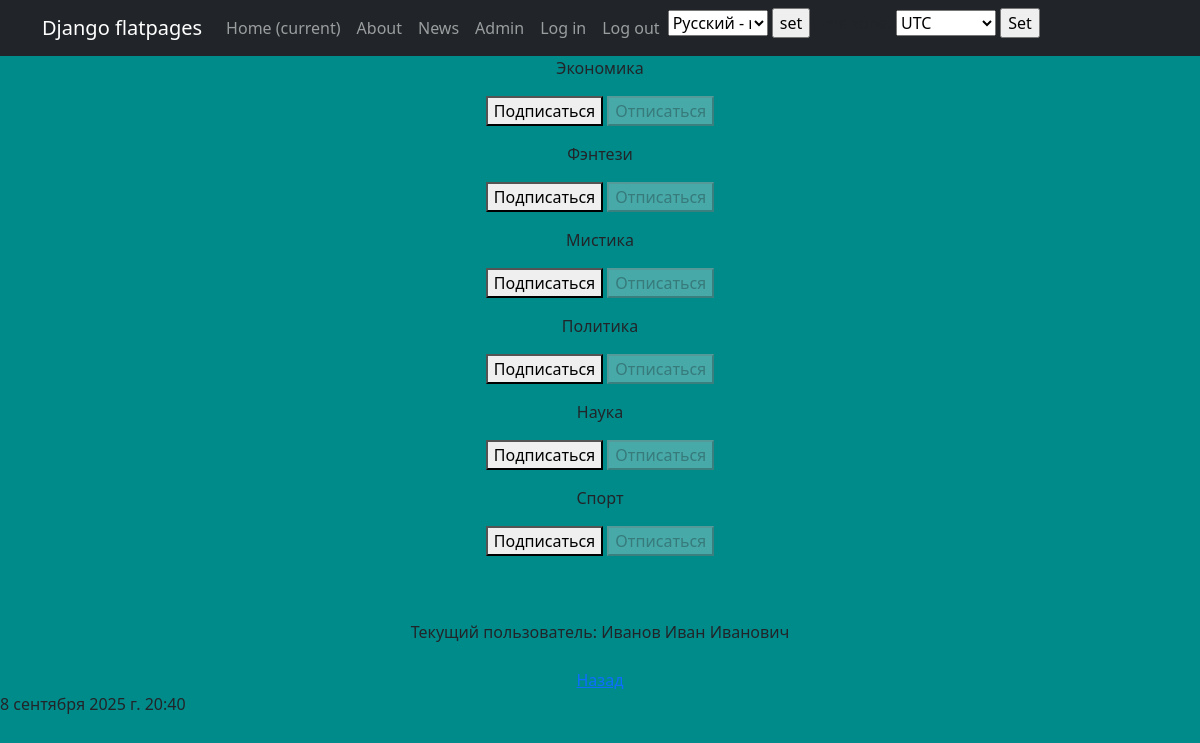
The page /news/subscriptions/ (signed in) on the database its author committed.
### NewsPortal_app/models.py (models this page shows)
class Category(models.Model):
    CATEGORY_LIST = [
        ('PO', "Политика"),
        ('SP', "Спорт"),
        ('EC', "Экономика"),
        ('SC', "Наука"),
        ('TE', "Технологии"),
        ('FI', "Фантастика"),
        ('MY', "Мистика"),
        ('FA', "Фэнтези"),
        ('DE', "Детектив"),
        ('HI', "История"),
    ]
    category_name = models.CharField(max_length=2, choices=CATEGORY_LIST, default='PO')
    def __str__(self):
        for i in range(len(self.CATEGORY_LIST)):
            if self.CATEGORY_LIST[i][0] == self.category_name:
                return self.CATEGORY_LIST[i][1]

### NewsPortal_app/views.py (the view, shortened to what this page needs)
# urls.py: path('subscriptions/', subsciptions, name='subscriptions'),
@login_required
@csrf_protect
def subsciptions(request):
    categories_with_subscriptions = Category.objects.annotate(
        user_subscribed=Exists(
            Subscriber.objects.filter(user=request.user, category=OuterRef('pk'))
        )
    ).order_by('category_name')
    return render(request,
                  'subscriptions.html',
                  {'categories': categories_with_subscriptions})

### NewsPortal_app/context_processors.py (called while the page is built)
def get_current_time(request):
    return {'current_time': timezone.localtime(timezone.now()),
            'timezones': pytz.common_timezones}

### templates/subscriptions.html (shortened to what this page needs)
{% extends 'flatpages/default.html' %}
{% load i18n %}
{% block content %}
    {% for category in categories %}
      <p>
          {{ category }}
          <form method="post">
             {% if category.user_subscribed %}
                <button disabled>{% trans "Subscribe" %}</button>
                <button name="action" value="unsubscribe">{% trans "Unsubscribe" %}</button>
             {% else %}
                <button name="action" value="subscribe">{% trans "Subscribe" %}</button>
                <button disabled>{% trans "Unsubscribe" %}</button>
             {% endif %}
          </form>
      </p>
    {% endfor %}
<br><br>
{% trans "Current user" %}:
{% if not user.username %}
{% trans "No user" %}
{% else %}
{{ user.username }}
{% endif%}
<br><br>
<a href="../">{% trans "Back" %}</a>
{% endblock content %}

### rows shown on the page
Category: category_name "Экономика"
Category: category_name "Фэнтези"
Category: category_name "Мистика"
Category: category_name "Политика"
Category: category_name "Наука"
Category: category_name "Спорт"

### other values the page prints
{{ user.username }} "Иванов Иван Иванович"
{{ current_time|timezone:TIME_ZONE }} "8 сентября 2025 г. 20:40"
form field language "Русский - ru"
form field timezone "UTC"
